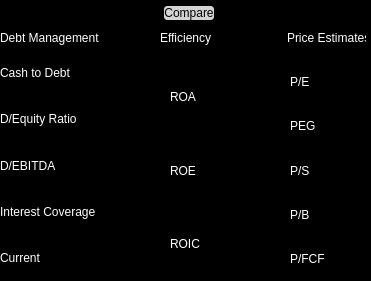
    <widget class="QFrame" name="stock_c_frame">
     <property name="geometry">
      <rect>
       <x>0</x>
       <y>290</y>
       <width>371</width>
       <height>281</height>
      </rect>
     </property>
     <property name="accessibleName">
      <string>stock_c_frame_widget</string>
     </property>
     <property name="styleSheet">
      <string notr="true">background: black;</string>
     </property>
     <property name="frameShape">
      <enum>QFrame::Shape::StyledPanel</enum>
     </property>
     <property name="frameShadow">
      <enum>QFrame::Shadow::Raised</enum>
     </property>
     <widget class="QWidget" name="layoutWidget_3">
      <property name="geometry">
       <rect>
        <x>0</x>
        <y>0</y>
        <width>216</width>
        <height>26</height>
       </rect>
      </property>
      <layout class="QHBoxLayout" name="stock_c_horizontal_layout">
       <item>
        <widget class="QLineEdit" name="stock_search_c_bar">
         <property name="styleSheet">
          <string notr="true">color: white;</string>
         </property>
        </widget>
       </item>
       <item>
        <widget class="QPushButton" name="stock_search_c_button">
         <property name="styleSheet">
          <string notr="true">QPushButton {
    border: 2px solid black;         /* Default border */
    border-radius: 5px;              /* Rounded corners */
    background-color: lightgray;     /* Default background color */
}
QPushButton:pressed {
    border: 3px solid red;           /* Thicker border when clicked */
    background-color: lightblue;     /* Background color when pressed */
}
QPushButton:hover {
    border: 2px dashed blue;         /* Dashed border on hover */
    background-color: lightgreen;    /* Background color when hovered */
}
</string>
         </property>
         <property name="text">
          <string>Compare</string>
         </property>
        </widget>
       </item>
      </layout>
     </widget>
     <widget class="QLabel" name="debt_management_c">
      <property name="geometry">
       <rect>
        <x>0</x>
        <y>30</y>
        <width>99</width>
        <height>16</height>
       </rect>
      </property>
      <property name="styleSheet">
       <string notr="true">color: white;  /* Text color */</string>
      </property>
      <property name="text">
       <string>Debt Management</string>
      </property>
     </widget>
     <widget class="QLabel" name="stock_c_efficiency">
      <property name="geometry">
       <rect>
        <x>160</x>
        <y>30</y>
        <width>51</width>
        <height>16</height>
       </rect>
      </property>
      <property name="styleSheet">
       <string notr="true">color: white;  /* Text color */</string>
      </property>
      <property name="text">
       <string>Efficiency</string>
      </property>
     </widget>
     <widget class="QLabel" name="stock_c_price_estimates">
      <property name="geometry">
       <rect>
        <x>287</x>
        <y>30</y>
        <width>79</width>
        <height>16</height>
       </rect>
      </property>
      <property name="styleSheet">
       <string notr="true">color: white;  /* Text color */</string>
      </property>
      <property name="text">
       <string>Price Estimates</string>
      </property>
     </widget>
     <widget class="QWidget" name="layoutWidget_5">
      <property name="geometry">
       <rect>
        <x>0</x>
        <y>50</y>
        <width>161</width>
        <height>231</height>
       </rect>
      </property>
      <layout class="QVBoxLayout" name="stock_c_debt_management_vertical_layout">
       <property name="spacing">
        <number>0</number>
       </property>
       <item>
        <widget class="QLabel" name="stock_c_cash_to_debt">
         <property name="enabled">
          <bool>false</bool>
         </property>
         <property name="styleSheet">
          <string notr="true">color: white;  /* Text color */</string>
         </property>
         <property name="text">
          <string>Cash to Debt</string>
         </property>
        </widget>
       </item>
       <item>
        <widget class="QLabel" name="stock_c_debt_to_equity">
         <property name="enabled">
          <bool>false</bool>
         </property>
         <property name="styleSheet">
          <string notr="true">color: white;  /* Text color */</string>
         </property>
         <property name="text">
          <string>D/Equity Ratio</string>
         </property>
        </widget>
       </item>
       <item>
        <widget class="QLabel" name="stock_c_debt_to_ebitda">
         <property name="enabled">
          <bool>false</bool>
         </property>
         <property name="styleSheet">
          <string notr="true">color: white;  /* Text color */</string>
         </property>
         <property name="text">
          <string>D/EBITDA</string>
         </property>
        </widget>
       </item>
       <item>
        <widget class="QLabel" name="stock_c_interest_coverage">
         <property name="enabled">
          <bool>false</bool>
         </property>
         <property name="styleSheet">
          <string notr="true">color: white;  /* Text color */</string>
         </property>
         <property name="text">
          <string>Interest Coverage</string>
         </property>
        </widget>
       </item>
       <item>
        <widget class="QLabel" name="stock_c_current_ratio">
         <property name="enabled">
          <bool>false</bool>
         </property>
         <property name="styleSheet">
          <string notr="true">color: white;  /* Text color */</string>
         </property>
         <property name="text">
          <string>Current</string>
         </property>
        </widget>
       </item>
      </layout>
     </widget>
     <widget class="QWidget" name="layoutWidget_8">
      <property name="geometry">
       <rect>
        <x>170</x>
        <y>60</y>
        <width>101</width>
        <height>221</height>
       </rect>
      </property>
      <layout class="QVBoxLayout" name="stock_c_efficiency_vertical_layout">
       <property name="spacing">
        <number>0</number>
       </property>
       <item>
        <widget class="QLabel" name="stock_c_roa">
         <property name="enabled">
          <bool>false</bool>
         </property>
         <property name="styleSheet">
          <string notr="true">color: white;  /* Text color */</string>
         </property>
         <property name="text">
          <string>ROA</string>
         </property>
        </widget>
       </item>
       <item>
        <widget class="QLabel" name="stock_c_roe">
         <property name="enabled">
          <bool>false</bool>
         </property>
         <property name="styleSheet">
          <string notr="true">color: white;  /* Text color */</string>
         </property>
         <property name="text">
          <string>ROE</string>
         </property>
        </widget>
       </item>
       <item>
        <widget class="QLabel" name="stock_c_roic">
         <property name="enabled">
          <bool>false</bool>
         </property>
         <property name="styleSheet">
          <string notr="true">color: white;  /* Text color */</string>
         </property>
         <property name="text">
          <string>ROIC</string>
         </property>
        </widget>
       </item>
      </layout>
     </widget>
     <widget class="QWidget" name="layoutWidget_12">
      <property name="geometry">
       <rect>
        <x>290</x>
        <y>60</y>
        <width>81</width>
        <height>221</height>
       </rect>
      </property>
      <layout class="QVBoxLayout" name="stock_c_price_estimates_vertical_layout">
       <property name="spacing">
        <number>0</number>
       </property>
       <item>
        <widget class="QLabel" name="stock_c_pe">
         <property name="enabled">
          <bool>false</bool>
         </property>
         <property name="styleSheet">
          <string notr="true">color: white;  /* Text color */</string>
         </property>
         <property name="text">
          <string>P/E</string>
         </property>
        </widget>
       </item>
       <item>
        <widget class="QLabel" name="stock_c_peg">
         <property name="enabled">
          <bool>false</bool>
         </property>
         <property name="styleSheet">
          <string notr="true">color: white;  /* Text color */</string>
         </property>
         <property name="text">
          <string>PEG</string>
         </property>
        </widget>
       </item>
       <item>
        <widget class="QLabel" name="stock_c_ps">
         <property name="enabled">
          <bool>false</bool>
         </property>
         <property name="styleSheet">
          <string notr="true">color: white;  /* Text color */</string>
         </property>
         <property name="text">
          <string>P/S</string>
         </property>
        </widget>
       </item>
       <item>
        <widget class="QLabel" name="stock_c_pb">
         <property name="enabled">
          <bool>false</bool>
         </property>
         <property name="styleSheet">
          <string notr="true">color: white;  /* Text color */</string>
         </property>
         <property name="text">
          <string>P/B</string>
         </property>
        </widget>
       </item>
       <item>
        <widget class="QLabel" name="stock_c_pfcf">
         <property name="enabled">
          <bool>false</bool>
         </property>
         <property name="styleSheet">
          <string notr="true">color: white;  /* Text color */</string>
         </property>
         <property name="text">
          <string>P/FCF</string>
         </property>
        </widget>
       </item>
      </layout>
     </widget>
    </widget>
